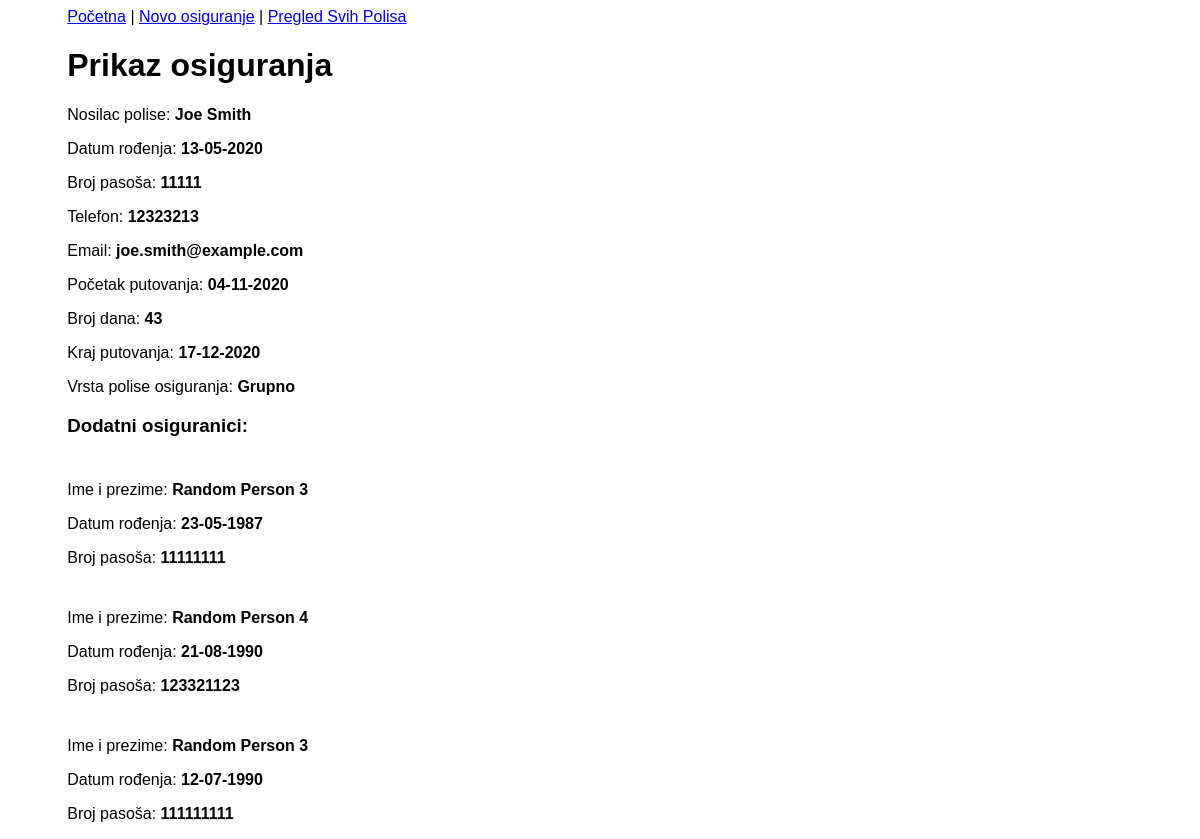
Page /insurances/54/show on the committed database.
### tables this page shows
CREATE TABLE `insurances` (
  `id` int(11) NOT NULL,
  `name` varchar(128) NOT NULL,
  `birth_date` date NOT NULL,
  `phone` varchar(20) DEFAULT NULL,
  `passport` varchar(20) NOT NULL,
  `email` varchar(255) NOT NULL,
  `date_from` date NOT NULL,
  `date_to` date NOT NULL,
  `type` enum('single','group') NOT NULL,
  `number_of_days` int(11) NOT NULL,
  `created_at` date NOT NULL DEFAULT curdate()
);

CREATE TABLE `additional_people` (
  `id` int(11) NOT NULL,
  `insurance_id` int(11) DEFAULT NULL,
  `name` varchar(128) NOT NULL,
  `birth_date` date NOT NULL,
  `passport` varchar(20) NOT NULL,
  `created_at` date NOT NULL DEFAULT curdate()
);

### App/Controllers/Insurances.php (called while the page is built, shortened)
<?php
class Insurances  extends \Core\Controller
{
  public function show()
  {
    $id = $this->route_params['id'];
    $data = Insurance::getOne($id);
    $data = $this->convertDate($data,  'Y-m-d', 'd-m-Y');
    View::render('Insurances/show.php', [
      'view_title' => 'Prikaz',
      'data' => $data
    ]);
  }
  protected function convertDateFormat($formDate, $convertFrom, $convertTo)
  {
    $dt = \DateTime::createFromFormat($convertFrom, $formDate);
    $date = $dt->format($convertTo);
    return $date;
  }
  protected function convertDate($data, $convertFrom, $convertTo)
  {
    $data['birth_date'] = $this->convertDateFormat($data['birth_date'], $convertFrom, $convertTo);
    $data['date_from'] = $this->convertDateFormat($data['date_from'], $convertFrom, $convertTo);
    $data['date_to'] = $this->convertDateFormat($data['date_to'], $convertFrom, $convertTo);
    if (isset($data['created_at'])) {
      $data['created_at'] = $this->convertDateFormat($data['created_at'], $convertFrom, $convertTo);
    }
    if (
      $data['type'] == Insurance::GROUP &&
      isset($data['people']) &&
      count($data['people']) > 0
    ) {
      foreach ($data['people'] as $key => $value) {
        $data['people'][$key]['birth_date'] = $this->convertDateFormat($value['birth_date'], $convertFrom, $convertTo);
      }
    }
    return $data;
  }
}

### public/index.php (called while the page is built, shortened)
<?php
$router = new Core\Router();
$router->add('', ['controller' => 'Insurances', 'action' => 'users-table']);
$router->add('{controller}/{action}');
$router->add('{controller}/{id:\d+}/{action}');
$router->add('admin/{controller}/{action}', ['namespace' => 'Admin']);
$router->dispatch($_SERVER['QUERY_STRING']);

### App/Models/Insurance.php (called while the page is built, shortened)
<?php
class Insurance extends \Core\Model
{
  public static function getOne($id)
  {
    try {
      $pdo = static::getDB();
      $sql = "SELECT * FROM insurances WHERE id = ?";
      $stmt = $pdo->prepare($sql);
      $stmt->execute([$id]);
      $data = $stmt->fetch(PDO::FETCH_ASSOC);
      if ($data && $data['type'] == self::GROUP) {
        $peopleSQL = "SELECT *
                      FROM additional_people
                      WHERE insurance_id = ?";
        $peopleStmt = $pdo->prepare($peopleSQL);
        $peopleStmt->execute([$id]);
        $people = $peopleStmt->fetchAll(PDO::FETCH_ASSOC);
        if ($data) {
          $data['people'] = $people;
        } else {
          throw new \Exception('Greška pri čitanju iz baze!');
        }
      }
      if ($data) {
        return $data;
      } else {
        throw new \Exception('Dato osiguranje ne postoji u bazi!');
      }
    } catch (PDOException $e) {
      echo $e->getMessage();
    }
  }
}

### App/Views/Insurances/show.php (the view)
<?php
require(dirname(__DIR__) . '../partials/_header.php');
require(dirname(__DIR__) . '../partials/_navigation.php');
?>
<h1>Prikaz osiguranja</h1>
<?php
if (isset($data) && count($data) > 0) {
?>
  <p>Nosilac polise: <b><?php echo $data['name'] ?? 'Nema podataka'; ?></b></p>
  <p>Datum rođenja: <b><?php echo $data['birth_date'] ?? 'Nema podataka'; ?></b></p>
  <p>Broj pasoša: <b><?php echo $data['passport'] ?? 'Nema podataka'; ?></b></p>
  <p>Telefon: <b><?php echo $data['phone'] ?? 'Nema podataka'; ?></b></p>
  <p>Email: <b><?php echo $data['email'] ?? 'Nema podataka'; ?></b></p>
  <p>Početak putovanja: <b><?php echo $data['date_from'] ?? 'Nema podataka'; ?></b></p>
  <p>Broj dana: <b><?php echo $data['number_of_days'] ?? 'Nema podataka'; ?></b></p>
  <p>Kraj putovanja: <b><?php echo $data['date_to'] ?? 'Nema podataka'; ?></b></p>
  <p>Vrsta polise osiguranja: <b>
      <?php
      if (isset($data['type'])) {
        if ($data['type'] == \App\Models\Insurance::GROUP) {
          echo 'Grupno';
        } else {
          echo 'individualno';
        }
      } else {
        echo 'Nema podataka';
      }
      ?>
    </b></p>
  <?php
    if (
      $data['type'] == \App\Models\Insurance::GROUP &&
      isset($data['people']) &&
      count($data['people']) > 0
    ) {
      ?>
      <h3>Dodatni osiguranici: </h3>
      <?php
      foreach ($data['people'] as $key => $value) {
        ?>
        <div class="people-group">
          <p>Ime i prezime: <b><?php echo $value['name'] ?? 'Nema podataka'; ?></b></p>
          <p>Datum rođenja: <b><?php echo $value['birth_date'] ?? 'Nema podataka'; ?></b></p>
          <p>Broj pasoša: <b><?php echo $value['passport'] ?? 'Nema podataka'; ?></b></p>
        </div>
        <?php
      }
    }
  ?>
<?php
} else {
?>
  <p>Nema podataka u bazi.</p>
<?php
}
?>
</div>
</body>
</html>

### App/Views/partials/_header.php (style rules this page uses)
body { font-family: Helvetica; }
.people-group { padding-top: 10px; }

### rows in the picture
insurances: name "Joe Smith", passport "11111", phone "12323213", email "joe.smith@example.com", number_of_days "43"
additional_people: name "Random Person 3", birth_date "23-05-1987", passport "11111111"
additional_people: name "Random Person 4", birth_date "21-08-1990", passport "123321123"
additional_people: name "Random Person 3", birth_date "12-07-1990", passport "111111111"

### other values in the picture
$data['birth_date'] "13-05-2020"
$data['date_from'] "04-11-2020"
$data['date_to'] "17-12-2020"
